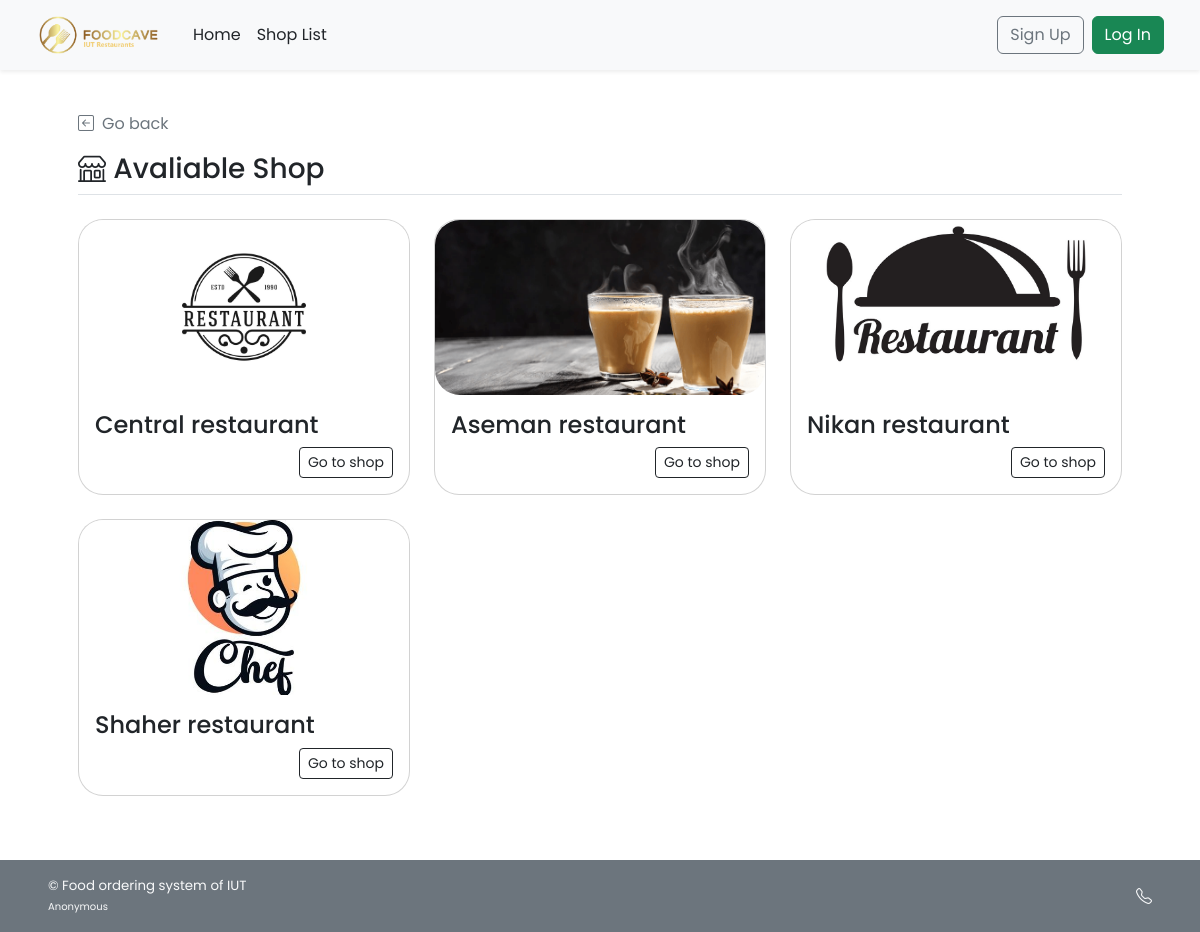
The app's page /shop_list.php with its own data.
### tables this page shows
CREATE TABLE `shop` (
  `s_username` varchar(45) NOT NULL,
  `s_pwd` varchar(45) NOT NULL,
  `s_name` varchar(100) NOT NULL,
  `s_location` varchar(100) NOT NULL,
  `s_email` varchar(100) NOT NULL,
  `s_phoneno` varchar(45) NOT NULL,
  `s_pic` text DEFAULT NULL,
  `s_id` int(11) NOT NULL
);

### shop_list.php (the view, shortened to what this page needs)
<!DOCTYPE html>
<html lang="en">
<head>
    <?php session_start(); include("conn_db.php"); include('head.php');?>
    <link href="css/main.css" rel="stylesheet">
</head>
<body class="d-flex flex-column h-100">
    <?php include('nav_header.php')?>
    <div class="container p-5" id="recommended-shop">
        <a class="nav nav-item text-decoration-none text-muted mb-3" href="#" onclick="history.back();">
            <i class="bi bi-arrow-left-square me-2"></i>Go back
        </a>
        <h3 class="border-bottom pb-2"><i class="bi bi-shop align-top"></i> Avaliable Shop</h3>
        <div class="row row-cols-1 row-cols-lg-3 align-items-stretch g-4 py-3">
        <?php
            $query = "SELECT s_id,s_name,s_pic FROM shop";
            $result = $mysqli -> query($query);
            if($result -> num_rows > 0){
            while($row = $result -> fetch_array()){
        ?>
            <div class="col">
                <a href="<?php echo "shop_menu.php?s_id=".$row["s_id"]?>" class="text-decoration-none text-dark">
                    <div class="card rounded-25">
                        <img
                        <?php
                            if(is_null($row["s_pic"])){echo "src='img/default.png'";}
                            else{echo "src=\"img/{$row['s_pic']}\"";}
                        ?>
                        style="width:100%; height:175px; object-fit:cover;"
                        class="card-img-top rounded-25 img-fluid" alt="...">
                        <div class="card-body">
                            <h4 name="shop-name" class="card-title"><?php echo $row["s_name"]?></h4>
                            <div class="text-end">
                                <a href="<?php echo "shop_menu.php?s_id=".$row["s_id"]?>" class="btn btn-sm btn-outline-dark">Go to shop</a>
                            </div>
                        </div>
                    </div>
                </a>
            </div>
        <?php }
        }
        ?>
        </div>
    </div>
    <?php include('footer.php')?>
</body>
</html>

### css/main.css (style rules this page uses)
html { height: 100%; }
body { height: 100%; padding-top: 4rem; margin-bottom: -50px; font-family: 'Poppins', 'Noto Sans Thai', sans-serif; }
a { cursor: pointer; }
.bi { vertical-align: -.125em; fill: currentColor; }
.rounded-25 { border-radius: 25px; }

### records on screen
shop: s_pic (picture), s_name "Central restaurant"
shop: s_pic (picture), s_name "Aseman restaurant"
shop: s_pic (picture), s_name "Nikan restaurant"
shop: s_pic (picture), s_name "Shaher restaurant"
